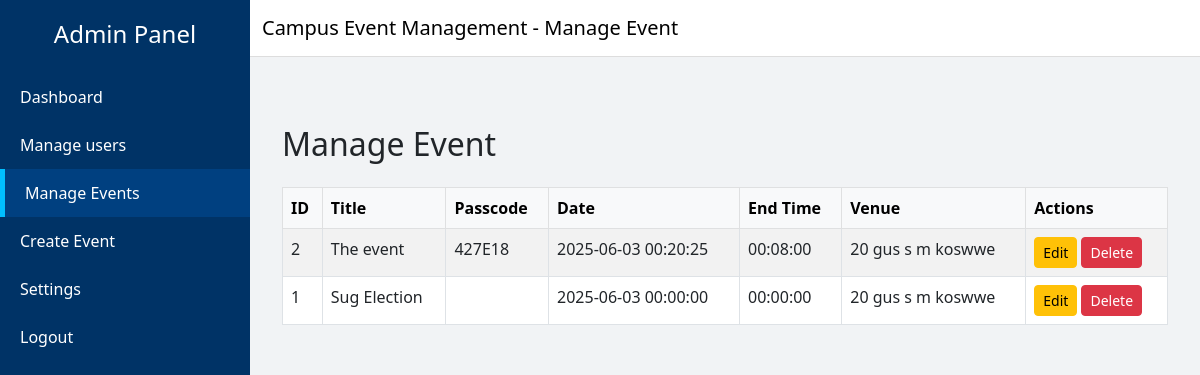
The app's page /admin/manageevent.php (signed in) with its own data.
### tables this page shows
CREATE TABLE `events` (
  `id` int(11) NOT NULL,
  `title` varchar(225) NOT NULL,
  `description` varchar(1000) NOT NULL,
  `event_date` datetime NOT NULL,
  `end_time` time NOT NULL,
  `passcode` varchar(100) NOT NULL,
  `venue` varchar(200) NOT NULL,
  `image_path` varchar(500) NOT NULL,
  `create_at` timestamp NOT NULL DEFAULT current_timestamp()
);

### admin/manageevent.php (the view, shortened to what this page needs)
<?php
include("connections.php");
$result = $conn->query("SELECT * FROM events ORDER BY id DESC");
?>
<!DOCTYPE html>
<html lang="en">
<head>
  <link href="https://cdn.jsdelivr.net/npm/bootstrap@5.3.0/dist/css/bootstrap.min.css" rel="stylesheet">
</head>
<body>
  <div class="sidebar">
    <h4 class="text-center mb-4">Admin Panel</h4>
    <a href="dashboard.php" >Dashboard</a>
    <a href="manageuser.php" >Manage users</a>
    <a href="manageevent.php" class="active">Manage Events</a>
    <a href="createevent.html">Create Event</a>
    <a href="#">Settings</a>
    <a href="logout.php">Logout</a>
  </div>
  <nav class="navbar navbar-expand-lg navbar-light">
    <div class="container-fluid">
      <span class="navbar-brand">Campus Event Management - Manage Event</span>
    </div>
  </nav>
  <div class="main-content">
     <div class="container mt-5">
  <h2 class="mb-4">Manage Event</h2>
  <table class="table table-bordered table-striped">
  <thead class="table-light">
    <tr>
      <th>ID</th>
      <th>Title</th>
      <th>Passcode</th>
      <th>Date</th>
      <th>End Time</th>
      <th>Venue</th>
      <th>Actions</th>
    </tr>
  </thead>
  <tbody>
    <?php while ($event = $result->fetch_assoc()): ?>
      <tr onclick="window.location.href='event-detail.php?id=<?= $event['id'] ?>'" style="cursor: pointer;">
        <td><?= $event['id'] ?></td>
        <td><?= htmlspecialchars($event['title']) ?></td>
        <td><?= htmlspecialchars($event['passcode']) ?></td>
        <td><?= htmlspecialchars($event['event_date']) ?></td>
        <td><?= htmlspecialchars($event['end_time']) ?></td>
        <td><?= htmlspecialchars($event['venue']) ?></td>
        <td>
          <a href="edit-event.php?id=<?= $event['id'] ?>" class="btn btn-sm btn-warning">Edit</a>
          <a href="manageevent.php?delete=<?= $event['id'] ?>" class="btn btn-sm btn-danger"
             onclick="return confirm('Are you sure you want to delete this event?');">Delete</a>
        </td>
      </tr>
    <?php endwhile; ?>
  </tbody>
</table>
</div>
  </div>
</body>
</html>

### admin/manageevent.php (style rules this page uses)
body { background-color: #f1f3f5; font-family: 'Segoe UI', sans-serif; }
.sidebar { height: 100vh; position: fixed; width: 250px; background-color: #003366; padding-top: 20px; color: white; }
.sidebar a { color: white; text-decoration: none; padding: 12px 20px; display: block; transition: 0.3s; }
.sidebar a:hover, .sidebar a.active { background-color: #004080; border-left: 5px solid #00bfff; }
.main-content { margin-left: 250px; padding: 20px; }
.navbar { margin-left: 250px; background-color: white; border-bottom: 1px solid #ddd; }

### records on screen
events: id "2", title "The event", passcode "427E18", event_date "2025-06-03 00:20:25", end_time "00:08:00", venue "20 gus s m koswwe"
events: id "1", title "Sug Election", event_date "2025-06-03 00:00:00", end_time "00:00:00", venue "20 gus s m koswwe"
